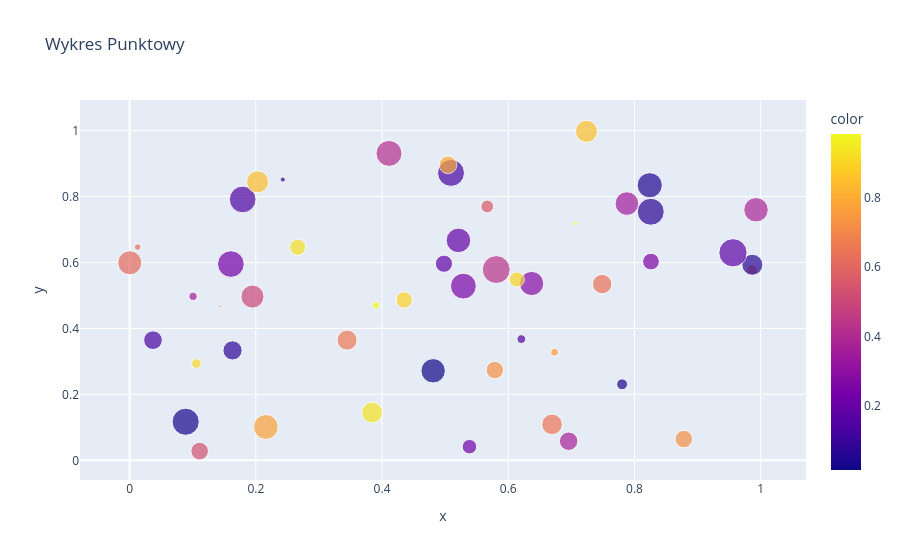

Notebook code cell kept with this figure:
### Code cell
# Dane
x = np.random.rand(50)
y = np.random.rand(50)
sizes = 1000 * np.random.rand(50)
colors = np.random.rand(50)

fig = px.scatter(x=x, y=y, size=sizes, color=colors, title="Wykres Punktowy")
fig.show()
